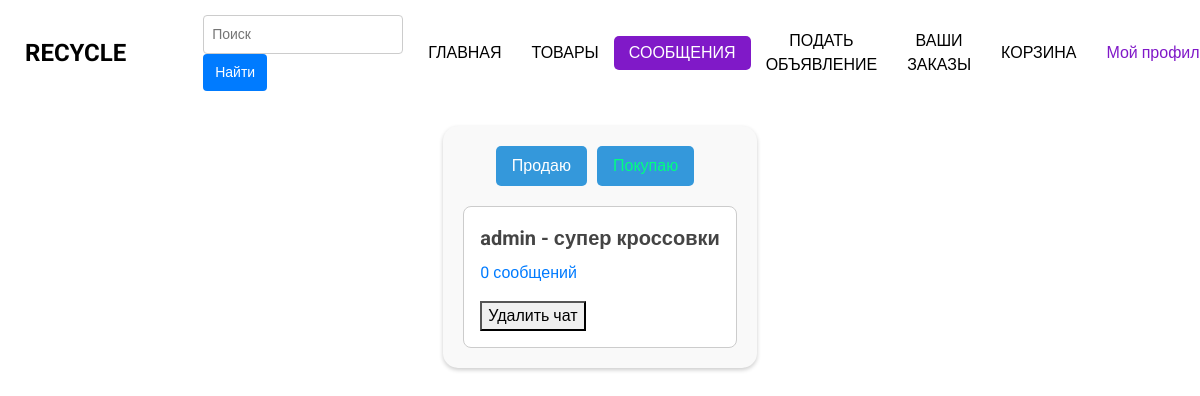
The app's page /user-buying-products/ (signed in), older data.
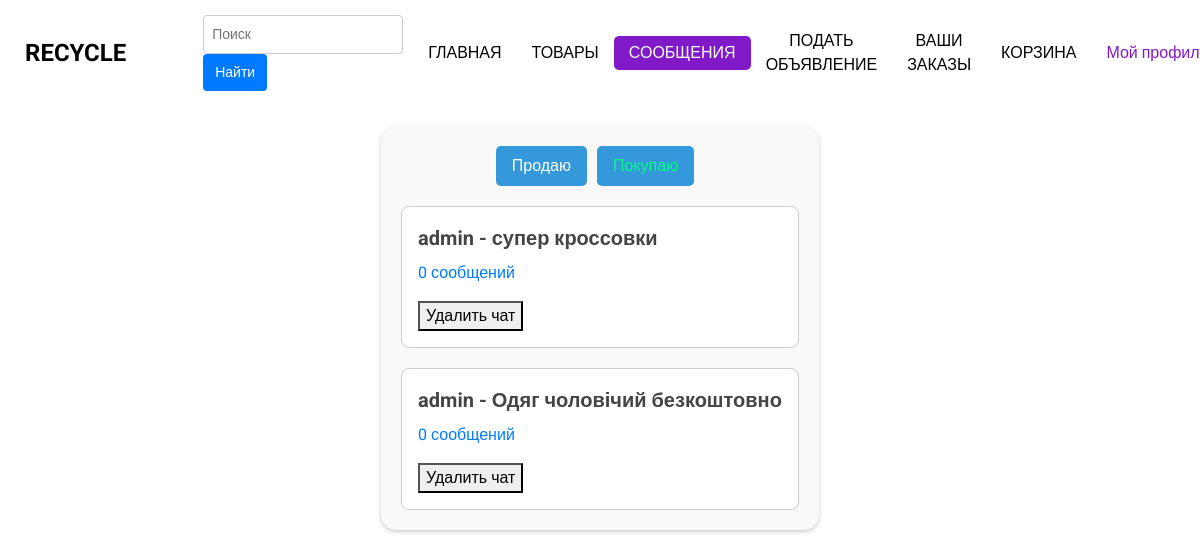
The same page, newer data.
### bboard/models.py (models this page shows, shortened)
class Chat(models.Model):
    sender = models.ForeignKey(User, related_name='sent_chats', on_delete=models.CASCADE, null=True, verbose_name='Отправитель')
    receiver = models.ForeignKey(User, related_name='received_chats', on_delete=models.CASCADE, null=True, verbose_name='Получатель')
    product = models.ForeignKey(Product, on_delete=models.CASCADE, verbose_name='Товар')
    created_at = models.DateTimeField(auto_now_add=True, verbose_name='Дата создания')
    last_message = models.ForeignKey('Message', null=True, blank=True, on_delete=models.SET_NULL,
                                     related_name='chat_messages', verbose_name='Последнее сообщение')
    class Meta:
        verbose_name = "Чат"
        verbose_name_plural = "Чаты"

class Product(models.Model):
    user = models.ForeignKey(User, on_delete=models.CASCADE, verbose_name="Пользователь")
    category = models.ForeignKey(Category, on_delete=models.CASCADE, verbose_name="Категория")
    title = models.CharField(max_length=200, verbose_name="Заголовок")
    slug = models.SlugField(unique=True, max_length=400, verbose_name="URL", blank=True)
    description = models.TextField(verbose_name="Описание")
    price = models.DecimalField(max_digits=10, decimal_places=2, verbose_name="Цена")
    image_1 = models.ImageField(upload_to="products", null=True, blank=True, verbose_name="Первое изображение")
    image_2 = models.ImageField(upload_to='products', null=True, blank=True, verbose_name="Второе изображение")
    image_3 = models.ImageField(upload_to='products', null=True, blank=True, verbose_name="Третье изображение")
    created_at = models.DateTimeField(auto_now_add=True, null=True, verbose_name="Дата создания")
    thumbnail_1 = ImageSpecField(source='image_1',
                                 processors=[ResizeToFill(500, 500)],
                                 format='JPEG',
                                 options={'quality': 100})
    thumbnail_2 = ImageSpecField(source='image_2',
                                 processors=[ResizeToFill(500, 500)],
                                 format='JPEG',
                                 options={'quality': 100})
    thumbnail_3 = ImageSpecField(source='image_3',
                                 processors=[ResizeToFill(500, 500)],
                                 format='JPEG',
                                 options={'quality': 100})
    class Meta:
        verbose_name = "Товар"
        verbose_name_plural = "Товары"

### accounts/models.py (models this page shows, shortened)
class User(AbstractUser):
    phone_number = models.CharField(max_length=20, verbose_name="Номер телефона")
    city = models.CharField(max_length=100, choices=CITY_CHOICES, verbose_name="Населенный пункт")
    average_rating = models.DecimalField(max_digits=3, decimal_places=2, default=0.0, verbose_name="Средний рейтинг")
    total_ratings = models.PositiveIntegerField(default=0, verbose_name="Количество оценок")

### bboard/views.py (the view)
# urls.py: path('user-buying-products/', views.user_buy, name="user_buy"),
@login_required
def user_buy(request):
    chats = services.get_user_chats(request.user, chat_type="buy")
    dict_chat = {}  # Создаем пустой словарь
    for chat in chats:
        messages = Message.objects.filter(chat=chat).order_by('created_at').select_related('sender')
        count = 0  # Счетчик для каждого чата
        for message in messages:
            if not message.is_read and message.sender != request.user:
                count += 1
        dict_chat[chat] = count  # Используем сам объект чата как ключ
    return render(request, "products/buy.html",
                  {"chats": chats, "temp": "buy", "dict_chat": dict_chat})

### bboard/services.py (called while the page is built)
def get_user_chats(user, chat_type):
    if chat_type == "buy":
        return Chat.objects.filter(sender=user).select_related('receiver', 'product')
    elif chat_type == "sell":
        return Chat.objects.filter(receiver=user).select_related('sender')
    else:
        return Chat.objects.filter(sender=user).select_related('receiver', 'product')

### templates/products/buy.html (shortened to what this page needs)
{% extends 'products/new/base.html' %}
{% load static %}
{%block styles%}
<link rel="stylesheet" type="text/css" href="{% static 'buy_styles.css' %}">{% endblock %}
{% block content %}
<div class="chats-199">
    <div class="css-1382m1k">
        <a href="{%url 'user_sell' %}" class="{% if temp == 'sell' %}current-page{%endif%}">Продаю</a>
        <a href="{% url 'user_buy' %}" class="{% if temp == 'buy' %}current-page{%endif%}">Покупаю</a>
    </div>
    <div class="css-1b3tih6">
        {%if chats%}
     {% for chat, count in dict_chat.items %}
            <a href="{% url 'chat' chat.id %}">
                <div class="chat-container-445">
                    <p class="username-765">{{ chat.sender.username }} - {{ chat.product.title }}</p>
                    <p class="unread-count"> {{ count }} сообщений</p>
                    <form action="{% url 'delete_chat' chat.id %}" method="POST">
                        <button type="submit">Удалить чат</button>
                    </form>
                </div>
            </a>
        {% endfor %}
        {%else%}
        <p align="center">Сообщений пока нет</p>
        {%endif%}
    </div>
</div>
{% endblock %}

Row changes from the older to the newer data that the page shows:
added Chat: sender.username "admin", product "Одяг чоловічий безкоштовно", count "0"
